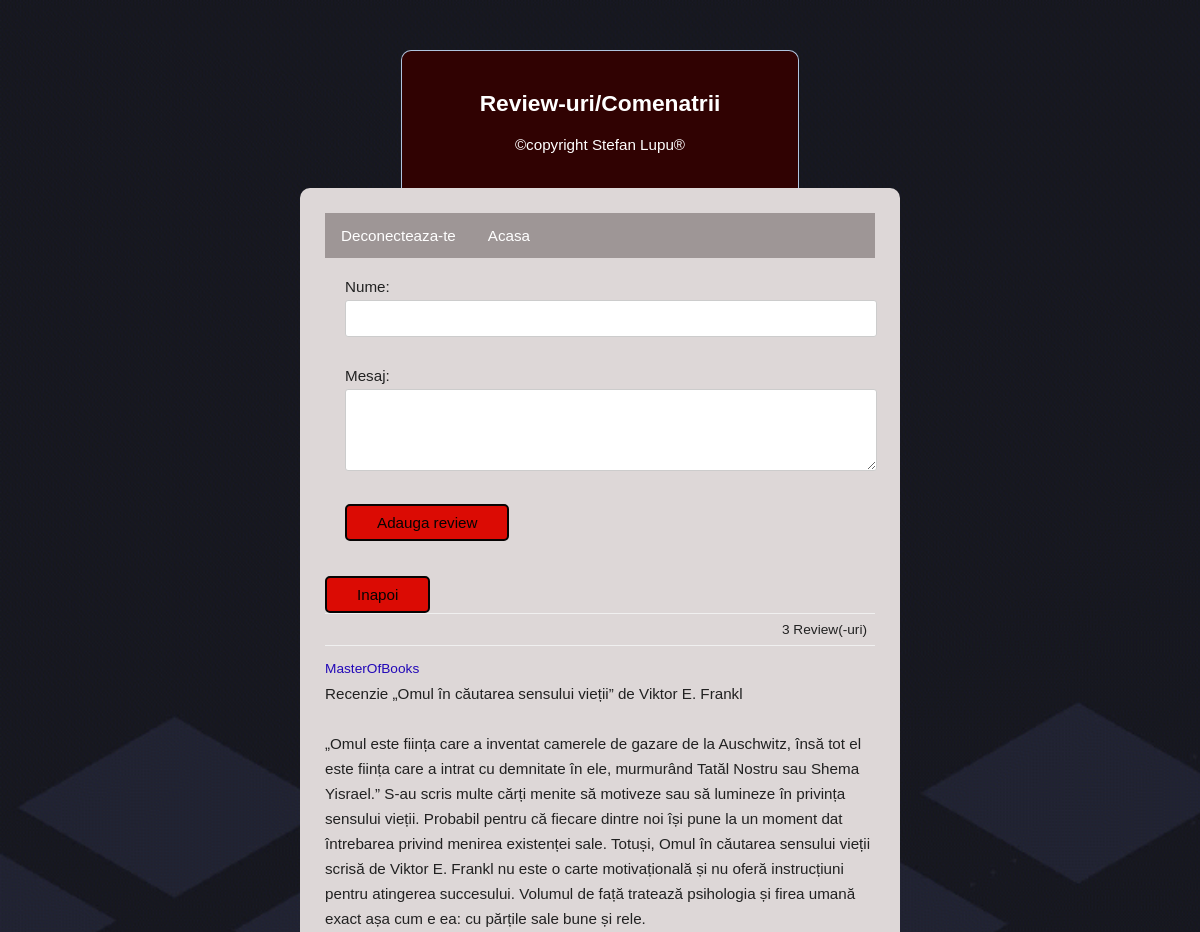
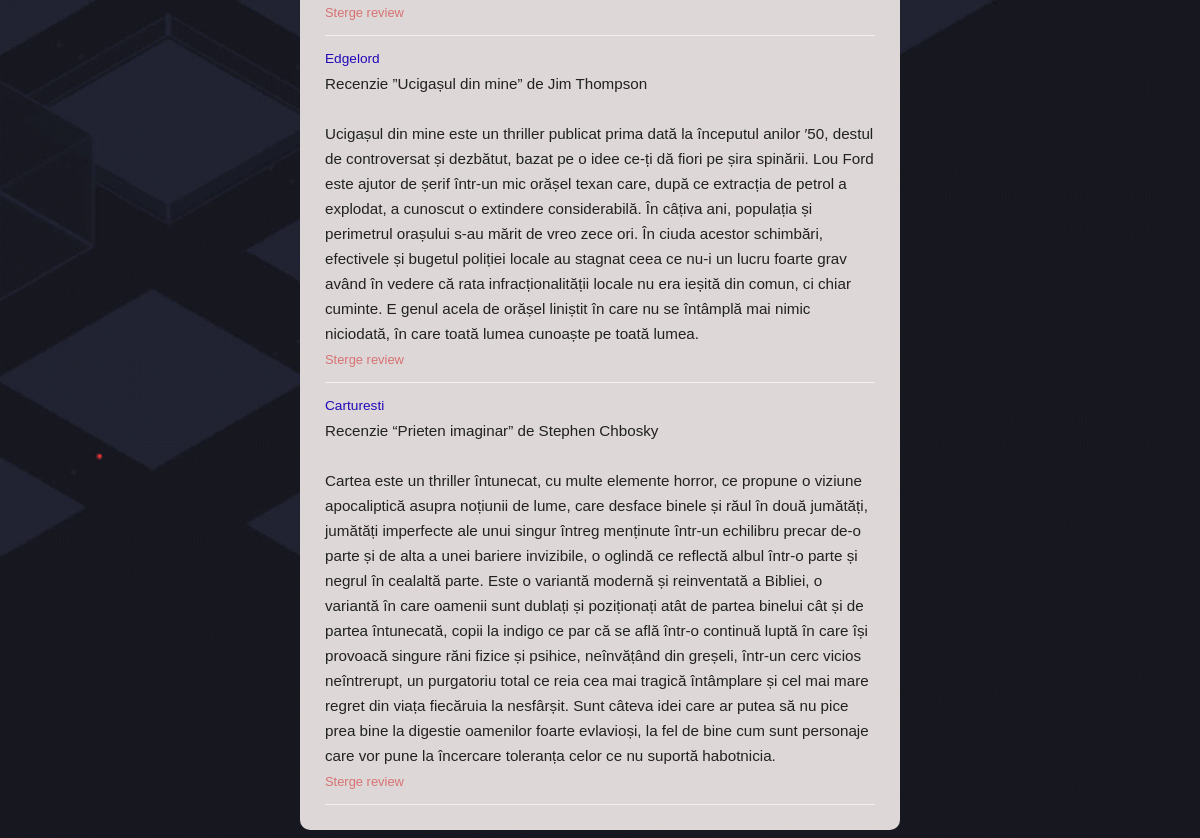
Page /comments.php (signed in) on the committed database (2 pictures, top to bottom).
### tables this page shows
CREATE TABLE `tbl_user_comments` (
  `id` int(50) NOT NULL,
  `username` varchar(50) NOT NULL,
  `message` varchar(3000) NOT NULL,
  `create_at_timestamp` datetime NOT NULL DEFAULT current_timestamp() ON UPDATE current_timestamp()
);

### comments.php (the view, shortened to what this page needs)
<!DOCTYPE html>
<html>
<head>
<link rel="stylesheet" type="text/css" href="stylecomm.css">
</head>
<body>
<div class="header">
	<h2>Review-uri/Comenatrii</h2>
	<p>©copyright Stefan Lupu®</p>
</div>
	<div class="demo-container">
     <?php  if (isset($_SESSION['username'])) : ?>
        <ul>
  <li><a href="index.php?logout='1'">Deconecteaza-te</a></li>
  <li><a href="index.php">Acasa</a></li>
</ul>
    <?php endif ?>
		<form action=" " id="frmComment" method="post">
			<div class="row">
				<label> Nume: </label> <span id="name-info"></span><input class="form-field" id="name"
					type="text" name="user">
			</div>
			<div class="row">
				<label for="mesg"> Mesaj: <span id="message-info"></span></label>
				<textarea class="form-field" id="message" name="message" rows="4"></textarea>
			</div>
			<div class="row">
				<button type="submit" name="submit" id="submit" class="btn-add-comment">Adauga review</button>
			</div>
		</form>
        <button class="btn-add-comment" onclick="window.location.href='index.php'">Inapoi</button>
<?php
$conn = mysqli_connect("localhost","root","","registration");
$sql_sel = "SELECT * FROM tbl_user_comments ORDER BY id DESC";
$result = $conn->query($sql_sel);
$count = $result->num_rows;
    if($count > 0) {
?>
        <div id="comment-count">
        <span id="count-number"><?php echo $count;?></span> Review(-uri)
        </div>
<?php } ?>
		<div id="response">
<?php
while ($row = $result->fetch_array(MYSQLI_ASSOC))
{
?>
			<div id="comment-<?php echo $row["id"];?>" class="comment-row">
				<div class="comment-user"><?php echo $row["username"];?></div>
				<div class="comment-msg" id="msgdiv-<?php echo $row["id"];?>"><?php echo $row["message"];?></div>
				<div class="delete" name="delete"
					id="delete-<?php echo $row["id"];?>"
					onclick="deletecomment(<?php echo $row["id"];?>)">Sterge review</div>
			</div>
<?php
}
?>
		</div>
	</div>
</body>
</html>

### stylecomm.css (style rules this page uses)
body { font-family: Arial; color: #212121; Font-size: 0.95em; background-color: #f0f0f0; background-image: url("imagini/bg.gif") ; background-size:cover; }
ul { list-style-type: none; margin: 0; padding: 0; overflow: hidden; background-color: rgb(158, 150, 150); }
li { float: left; }
li a { display: block; color: white; text-align: center; padding: 14px 16px; text-decoration: none; }
.header { width: 30%; margin: 50px auto 0px; color: white; background:#300202; text-align: center; border: 1px solid #B0C4DE; border-bottom: none; border-radius: 10px 10px 0px 0px; padding: 20px; }
.demo-container { background-color: rgb(221, 215, 215); padding: 25px; border-radius: 10px; max-width: 550px; margin: 0 auto; }
#frmComment { padding: 20px; }
#comment-count { border-bottom: 1px solid #F0F0F0; border-top: 1px solid #F0F0F0; padding: 8px; font-size: 0.9em; text-align: right; }
.comment-row { border-bottom: 1px solid #F0F0F0; padding: 10px 0px; line-height: 25px; }
.delete { cursor: pointer; display: inline-block; font-size: 0.85em; color: #d87272; }
.btn-add-comment { font-size: 1em; padding: 8px 30px; background-color:#db0b04; color: #070404; cursor: pointer; border-radius: 5px; border: #070404 2px solid; }
.form-field { padding: 10px; border: 1px solid #ccc; border-radius: 3px; width: 100%; margin: 5px 0px 15px 0px; }
.demo-container .row { margin-bottom:15px; }
.comment-user { color: #2208b8; font-size: 0.9em; }

### rows in the picture
tbl_user_comments: username "MasterOfBooks", message "Recenzie „Omul în căutarea sensului vieții” de Viktor E. Frankl „Omul este ființa care a inventat camerele de gazare de la Auschwitz, însă tot el este ființa care a intrat cu demnitate în ele, murmurând Tatăl Nostru sau Shema Yisrael.” S-au scris multe cărți menite să motiveze sau să lumineze în privința sensului vieții. Probabil pentru că fiecare dintre noi își pune la un moment dat întrebarea privind menirea existenței sale. Totuși, Omul în căutarea sensului vieții scrisă de Viktor E. Frankl nu este o carte motivațională și nu oferă instrucțiuni pentru atingerea succesului. Volumul de față tratează psihologia și firea umană exact așa cum e ea: cu părțile sale bune și rele."
tbl_user_comments: username "Edgelord", message "Recenzie ”Ucigașul din mine” de Jim Thompson Ucigașul din mine este un thriller publicat prima dată la începutul anilor ′50, destul de controversat și dezbătut, bazat pe o idee ce-ți dă fiori pe șira spinării. Lou Ford este ajutor de șerif într-un mic orășel texan care, după ce extracția de petrol a explodat, a cunoscut o extindere considerabilă. În câțiva ani, populația și perimetrul orașului s-au mărit de vreo zece ori. În ciuda acestor schimbări, efectivele și bugetul poliției locale au stagnat ceea ce nu-i un lucru foarte grav având în vedere că rata infracționalității locale nu era ieșită din comun, ci chiar cuminte. E genul acela de orășel liniștit în care nu se întâmplă mai nimic…"
tbl_user_comments: username "Carturesti", message "Recenzie “Prieten imaginar” de Stephen Chbosky Cartea este un thriller întunecat, cu multe elemente horror, ce propune o viziune apocaliptică asupra noțiunii de lume, care desface binele și răul în două jumătăți, jumătăți imperfecte ale unui singur întreg menținute într-un echilibru precar de-o parte și de alta a unei bariere invizibile, o oglindă ce reflectă albul într-o parte și negrul în cealaltă parte. Este o variantă modernă și reinventată a Bibliei, o variantă în care oamenii sunt dublați și poziționați atât de partea binelui cât și de partea întunecată, copii la indigo ce par că se află într-o continuă luptă în care își provoacă singure răni fizice și psihice, neînvățând din greșeli,…"

### other values in the picture
$count "3"
